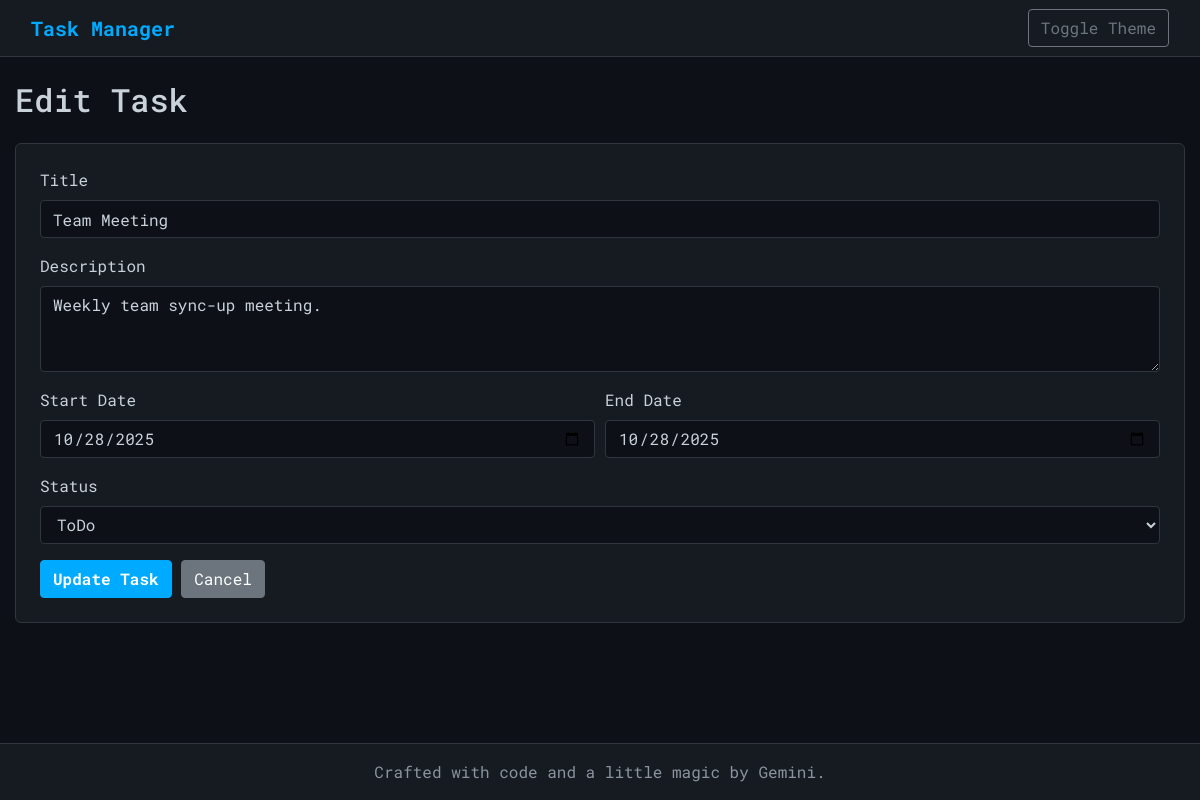
Page /edit/2 on the committed database.
### tables this page shows
CREATE TABLE tasks (
            id INTEGER PRIMARY KEY AUTOINCREMENT,
            title TEXT NOT NULL,
            description TEXT,
            start_date TEXT,
            end_date TEXT,
            status TEXT
        );

### app.py (the view, shortened to what this page needs)
@app.route('/edit/<int:task_id>', methods=['GET', 'POST'])
def edit_task(task_id):
    db = get_db()
    task = db.execute('SELECT * FROM tasks WHERE id = ?', (task_id,)).fetchone()
    if not task:
        abort(404)
    return render_template('edit.html', task=task, task_statuses=app.config['TASK_STATUSES'])

### app.py (called while the page is built)
def get_db():
    db = getattr(g, '_database', None)
    if db is None:
        db = g._database = sqlite3.connect(app.config['DATABASE'])
        db.row_factory = sqlite3.Row
    return db

@app.teardown_appcontext
def close_connection(exception):
    db = getattr(g, '_database', None)
    if db is not None:
        db.close()

### templates/edit.html (shortened to what this page needs)
{% extends "base.html" %}
{% block content %}
    <h1 class="mb-4 h2">Edit Task</h1>
    <div class="card p-4">
        <form action="/edit/{{ task.id }}" method="post">
            <div class="form-group"><label for="title">Title</label><input type="text" class="form-control" id="title" name="title" value="{{ task.title }}" required></div>
            <div class="form-group"><label for="description">Description</label><textarea class="form-control" id="description" name="description" rows="3" required>{{ task.description }}</textarea></div>
            <div class="form-row">
                <div class="form-group col-md-6"><label for="start_date">Start Date</label><input type="date" class="form-control" id="start_date" name="start_date" value="{{ task.start_date }}" required></div>
                <div class="form-group col-md-6"><label for="end_date">End Date</label><input type="date" class="form-control" id="end_date" name="end_date" value="{{ task.end_date }}" required></div>
            </div>
            <div class="form-group"><label for="status">Status</label><select class="form-control" id="status" name="status"><option value="ToDo" {% if task.status == 'ToDo' %}selected{% endif %}>ToDo</option></select></div>
            <button type="submit" class="btn btn-primary">Update Task</button>
            <a href="/" class="btn btn-secondary">Cancel</a>
        </form>
    </div>
{% endblock %}

### static/css/style.css (style rules this page uses)
:root { --primary-color: #00aaff; --background-color: #0d1117; --card-background: #161b22; --border-color: #30363d; --text-color: #c9d1d9; --text-muted-color: #8b949e; }
body { background-color: var(--background-color); color: var(--text-color); font-family: 'Roboto Mono', monospace; display: flex; flex-direction: column; min-height: 100vh; }
.card { background-color: var(--card-background); border: 1px solid var(--border-color); border-radius: 6px; }
.btn-primary { background-color: var(--primary-color); border-color: var(--primary-color); font-weight: 700; }
.form-control { background-color: var(--background-color); border-color: var(--border-color); color: var(--text-color); }

### rows in the picture
tasks: title "Team Meeting", description "Weekly team sync-up meeting.", start_date "10/28/2025", end_date "10/28/2025", status "ToDo"
